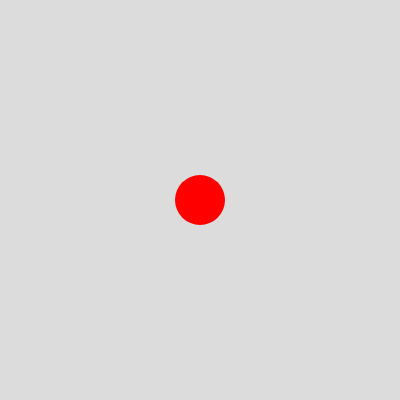
Frame 1 (no input)
Frame 60 (no input): identical to frame 1, image omitted
Frame 120 (the mouse pressed at the canvas centre since frame 60): identical to frame 1, image omitted

The p5.js sketch that drew this single still picture (run headless with seeded random() and noise() and a simulated clock; from frame 60 on, the mouse is pressed at the canvas centre):

// p5.js sketch
// ── sketch.js
function setup() {
  createCanvas(400, 400);
}

function draw() {
  background(220);
  fill(255, 0, 0);
  noStroke();
  ellipse(width / 2, height / 2, 50, 50);
}
